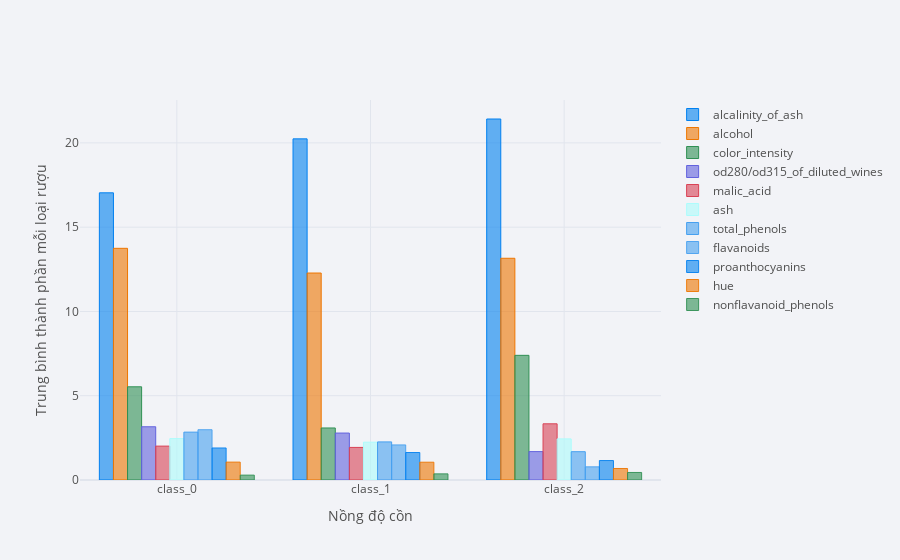

Notebook cell for this chart:
### Markdown cell above
# Group Bar Chart

### Code cell
avg_wine_df.iplot(kind="bar" , sortbars=True , xTitle="Nồng độ cồn" , yTitle="Trung bình thành phần mỗi loại rượu" , theme="polar")

### Figure 1 — Plotly figure (JSON) as saved in the notebook; plotly's stock layout.template omitted (floating-point values rounded to 4 significant figures)
{"data": [{"marker": {"color": "rgba(0, 128, 240, 0.6)", "line": {"color": "rgba(0, 128, 240, 1.0)", "width": 1}}, "name": "alcalinity_of_ash", "orientation": "v", "text": "", "type": "bar", "x": ["class_0", "class_1", "class_2"], "y": [17.04, 20.24, 21.42]}, {"marker": {"color": "rgba(238, 118, 0, 0.6)", "line": {"color": "rgba(238, 118, 0, 1.0)", "width": 1}}, "name": "alcohol", "orientation": "v", "text": "", "type": "bar", "x": ["class_0", "class_1", "class_2"], "y": [13.74, 12.28, 13.15]}, {"marker": {"color": "rgba(48, 144, 84, 0.6)", "line": {"color": "rgba(48, 144, 84, 1.0)", "width": 1}}, "name": "color_intensity", "orientation": "v", "text": "", "type": "bar", "x": ["class_0", "class_1", "class_2"], "y": [5.528, 3.087, 7.396]}, {"marker": {"color": "rgba(98, 98, 222, 0.6)", "line": {"color": "rgba(98, 98, 222, 1.0)", "width": 1}}, "name": "od280/od315_of_diluted_wines", "orientation": "v", "text": "", "type": "bar", "x": ["class_0", "class_1", "class_2"], "y": [3.158, 2.785, 1.684]}, {"marker": {"color": "rgba(217, 66, 85, 0.6)", "line": {"color": "rgba(217, 66, 85, 1.0)", "width": 1}}, "name": "malic_acid", "orientation": "v", "text": "", "type": "bar", "x": ["class_0", "class_1", "class_2"], "y": [2.011, 1.933, 3.334]}, {"marker": {"color": "rgba(173, 252, 252, 0.6)", "line": {"color": "rgba(173, 252, 252, 1.0)", "width": 1}}, "name": "ash", "orientation": "v", "text": "", "type": "bar", "x": ["class_0", "class_1", "class_2"], "y": [2.456, 2.245, 2.437]}, {"marker": {"color": "rgba(70, 160, 240, 0.6)", "line": {"color": "rgba(70, 160, 240, 1.0)", "width": 1}}, "name": "total_phenols", "orientation": "v", "text": "", "type": "bar", "x": ["class_0", "class_1", "class_2"], "y": [2.84, 2.259, 1.679]}, {"marker": {"color": "rgba(70, 160, 240, 0.6)", "line": {"color": "rgba(70, 160, 240, 0.8999999999999999)", "width": 1}}, "name": "flavanoids", "orientation": "v", "text": "", "type": "bar", "x": ["class_0", "class_1", "class_2"], "y": [2.982, 2.081, 0.7815]}, {"marker": {"color": "rgba(0, 128, 240, 0.6)", "line": {"color": "rgba(0, 128, 240, 0.8999999999999999)", "width": 1}}, "name": "proanthocyanins", "orientation": "v", "text": "", "type": "bar", "x": ["class_0", "class_1", "class_2"], "y": [1.899, 1.63, 1.154]}, {"marker": {"color": "rgba(238, 118, 0, 0.6)", "line": {"color": "rgba(238, 118, 0, 0.8999999999999999)", "width": 1}}, "name": "hue", "orientation": "v", "text": "", "type": "bar", "x": ["class_0", "class_1", "class_2"], "y": [1.062, 1.056, 0.6827]}, {"marker": {"color": "rgba(48, 144, 84, 0.6)", "line": {"color": "rgba(48, 144, 84, 0.8999999999999999)", "width": 1}}, "name": "nonflavanoid_phenols", "orientation": "v", "text": "", "type": "bar", "x": ["class_0", "class_1", "class_2"], "y": [0.29, 0.3637, 0.4475]}], "layout": {"legend": {"bgcolor": "#F2F3F7", "font": {"color": "#505050"}}, "paper_bgcolor": "#F2F3F7", "plot_bgcolor": "#F2F3F7", "title": {"font": {"color": "#484848"}}, "xaxis": {"gridcolor": "#E1E5ED", "showgrid": true, "tickfont": {"color": "#505050"}, "title": {"font": {"color": "#505050"}, "text": "Nồng độ cồn"}, "zerolinecolor": "#E1E5ED"}, "yaxis": {"gridcolor": "#E1E5ED", "showgrid": true, "tickfont": {"color": "#505050"}, "title": {"font": {"color": "#505050"}, "text": "Trung bình thành phần mỗi loại rượu"}, "zerolinecolor": "#E1E5ED"}}}
